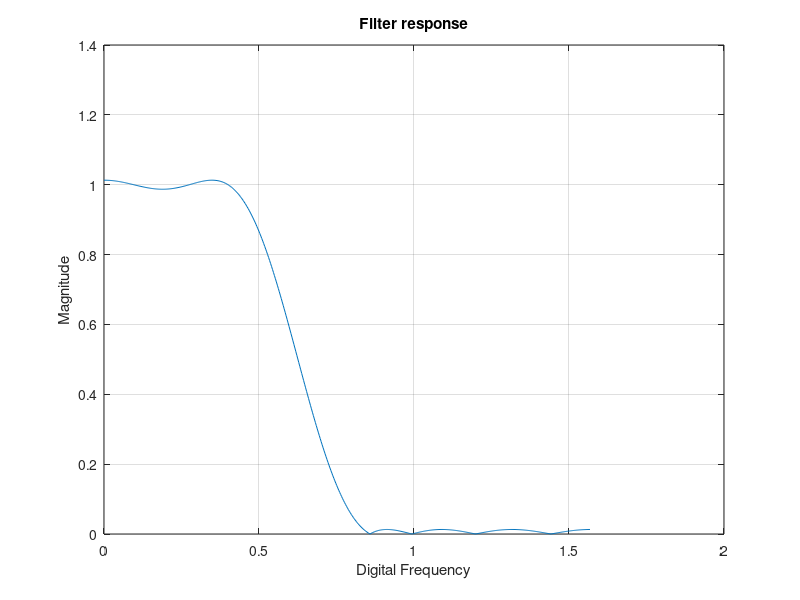
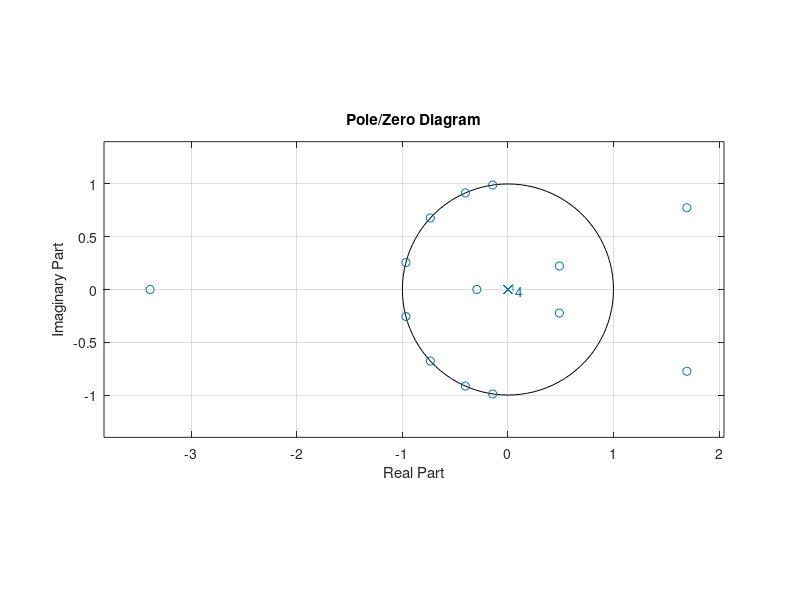

These figures' MATLAB source, in order:
function digital_fir_filter

  load ('filter_specifications.mat');

  [N, Fo, Ao, W] = firpmord(F,A,DEV,1);
  Bk = firpm(N,Fo,Ao,W);
  [H,W] = freqz(Bk,1,Num_Points);

  figure(1);
  plot(W/2,abs(H));
  xlabel('Digital Frequency');
  ylabel('Magnitude');
  title('Filter response');
  disp('FIR Filter Design');
  disp('Bk:'); disp(Bk);
  disp('Filter length: '); disp(N);
  grid on;

  figure(2);
  zplane(Bk,1);
  xlabel('Real Part');
  ylabel('Imaginary Part');
  title('Pole/Zero Diagram');
  grid on;
